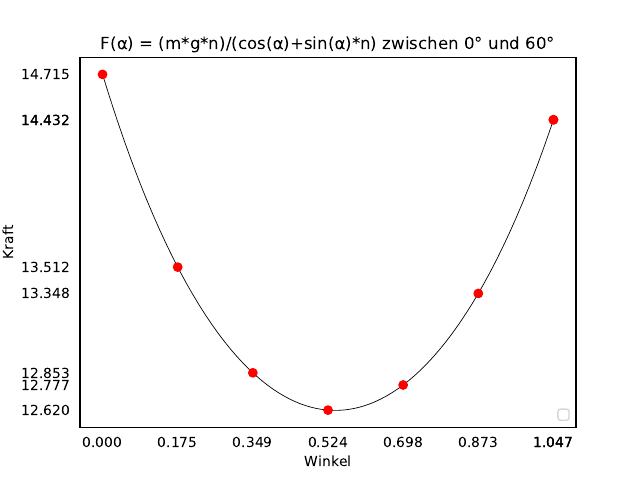

Generate this figure with Python:
import matplotlib.pyplot as plt
import numpy as np

# 100 linearly spaced angles between 0 and pi/3
x = np.linspace(0, np.pi/3, 500)
x2 = [0, np.pi*10/180, np.pi*20/180, np.pi*30/180, np.pi*40/180, np.pi*50/180, np.pi*60/180, np.pi/3]

m = 2.5
n = 0.6
g = 9.81

# def y
y = (m*g*n)/(np.cos(x)+np.sin(x)*n)
y2 = (m*g*n)/(np.cos(x2)+np.sin(x2)*n)

# def x ticks as angles in radians
tickx = [0, np.pi*10/180, np.pi*20/180, np.pi*30/180, np.pi*40/180, np.pi*50/180, np.pi*60/180, np.pi/3]
ticky = y2

# setting the axes at the centre
fig = plt.figure()

plt.plot(x, y, linewidth=0.5, color="black")
plt.plot(x2, y2, 'ro')
plt.ylabel('Kraft')
plt.xlabel('Winkel')
plt.title('F(α) = (m*g*n)/(cos(α)+sin(α)*n) zwischen 0° und 60°')
plt.tick_params(bottom=False, left=False)
plt.xticks(tickx)
plt.yticks(ticky)
plt.legend(loc='lower right')
plt.savefig('hw_3.pdf')
plt.show()